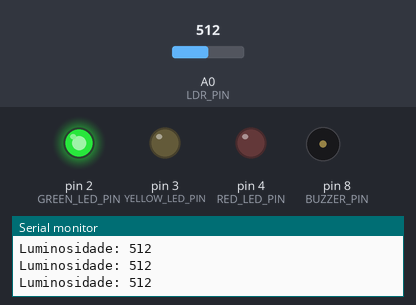
The sketch below on a simulated Arduino Uno, built with avr-gcc and run on an emulated ATmega328P. Parts: output pins drawn as LEDs (lit = HIGH), buzzer (waves = sounding, pin HIGH), the last lines printed to the serial monitor. Inputs (shaded band) come from the test bench; at power-on: A0 (LDR_PIN) = 512.

Above: at 1.2 s.
1.3 s: A0 (LDR_PIN) set to 365
2.8 s: A0 (LDR_PIN) set to 333
At 4.0 s:
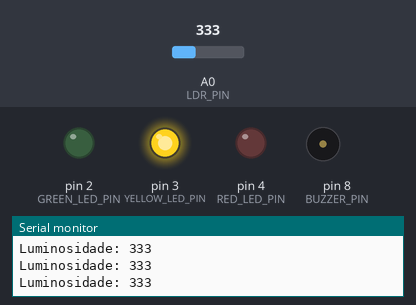
4.3 s: A0 (LDR_PIN) set to 211
5.8 s: A0 (LDR_PIN) set to 184
At 6.7 s:
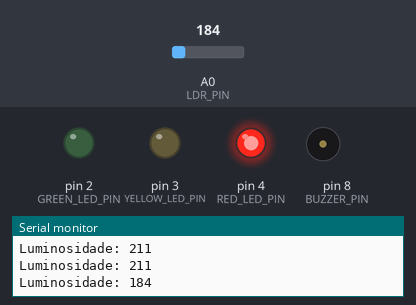
10.3 s: A0 (LDR_PIN) set to 210
At 12.5 s:
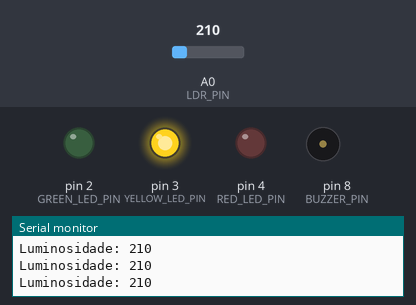
13.3 s: A0 (LDR_PIN) set to 190
At 13.8 s:
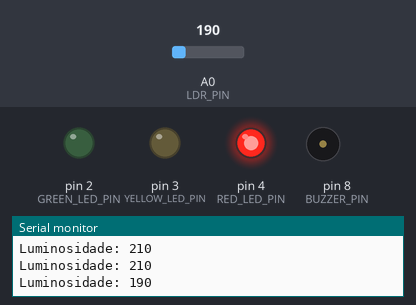
Timing chart, 0 to 15.8 s (numbered marks = the images above; inputs shaded):
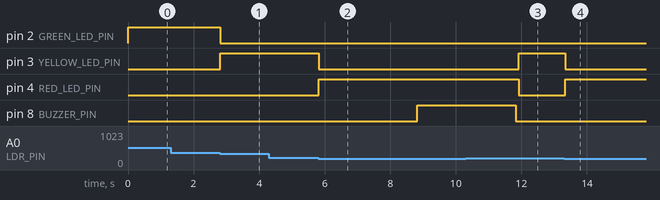

The sketch:

c_digo-ldr.ino
```cpp
const int LDR_PIN = A0;
const int GREEN_LED_PIN = 2;
const int YELLOW_LED_PIN = 3;
const int RED_LED_PIN = 4;
const int BUZZER_PIN = 8;
const int ALERT_THRESHOLD = 200; //isso é quanto o sensor capta de luminosidade

unsigned long previousTime = 0;
int buzzerState = LOW;

void setup() {
  pinMode(GREEN_LED_PIN, OUTPUT);
  pinMode(YELLOW_LED_PIN, OUTPUT);
  pinMode(RED_LED_PIN, OUTPUT);
  pinMode(BUZZER_PIN, OUTPUT);
  Serial.begin(9600);
}

void loop() {
  int lightValue = analogRead(LDR_PIN);
  Serial.print("Luminosidade: "); //report no monitor serial
  Serial.println(lightValue);

  if (lightValue >= 350  ) { //969 é o equivalente a máxima luminosidade no tinkercad, na vida real varia e precisamos ajustar o valor conforme necessário. A leitura deve ser feita pelo
    digitalWrite(GREEN_LED_PIN, HIGH);
    digitalWrite(YELLOW_LED_PIN, LOW);
    digitalWrite(RED_LED_PIN, LOW);

  }
  else if (lightValue > ALERT_THRESHOLD) { //alert_threshold indica o valor do intervalo de luminosidade, nesse caso se for > que 50, a luz amarela se acende
    digitalWrite(GREEN_LED_PIN, LOW);
    digitalWrite(YELLOW_LED_PIN, HIGH);
    digitalWrite(RED_LED_PIN, LOW);

  }
  else {
    digitalWrite(GREEN_LED_PIN, LOW); //se qualquer coisa fora das condições acima ocorrer, o verde se acende, ou seja, o verde só acende se o valor ideal de luminosidade estiver definido.
    digitalWrite(YELLOW_LED_PIN, LOW);
    digitalWrite(RED_LED_PIN, HIGH);
    delay(3000);
    digitalWrite(BUZZER_PIN, HIGH);
    delay(3000);
    digitalWrite(BUZZER_PIN, LOW);
  }

  delay(100); //quanto tempo entre cada leitura do monitor serial em ms
}
```

Measured:
- the behaviour switches between 350 and 349 on A0 (LDR_PIN) (found by bisection; images 0 and 1)
- the behaviour switches between 201 and 200 on A0 (LDR_PIN) (found by bisection; images 1 and 2)
- after the input at 2.8 s, pin 2 (GREEN_LED_PIN): HIGH → LOW at once; pin 3 (YELLOW_LED_PIN): LOW → HIGH at once
- after the input at 5.8 s, pin 3 (YELLOW_LED_PIN): HIGH → LOW at once; pin 4 (RED_LED_PIN): LOW → HIGH at once; pin 8 (BUZZER_PIN): LOW → HIGH after 3.0 s
- after the input at 10.3 s, pin 3 (YELLOW_LED_PIN): LOW → HIGH after 1.6 s; pin 4 (RED_LED_PIN): HIGH → LOW after 1.6 s
- after the input at 13.3 s, pin 3 (YELLOW_LED_PIN): HIGH → LOW at once; pin 4 (RED_LED_PIN): LOW → HIGH at once
